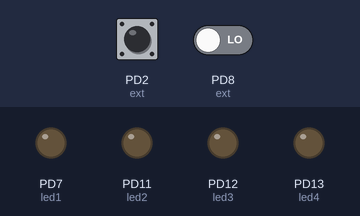
A program run on a simulated pyboard running MicroPython. On the bench: output pins drawn as LEDs (lit = HIGH). The inputs (shaded band) are chosen by the test bench; at power-on: PD2 (ext) LOW, PD8 (ext) LOW.

Above: at 1.2 s.
1.3 s: PD2 (ext) pulled HIGH for 0.15 s
At 2.3 s:
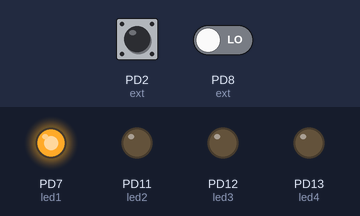
2.9 s: PD2 (ext) pulled HIGH for 1 s
At 3.5 s:
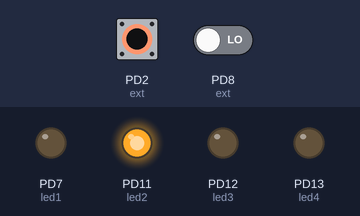
5.4 s: PD2 (ext) pulled HIGH for 0.15 s
At 6.6 s:
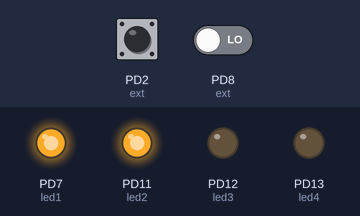
7.0 s: PD2 (ext) pulled HIGH for 3.2 s
At 7.8 s:
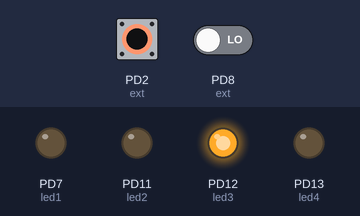
11.7 s: PD2 (ext) pulled HIGH for 0.15 s
At 12.6 s:
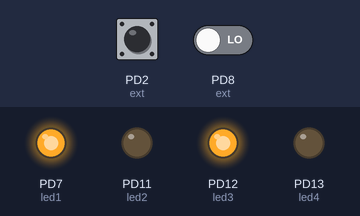
13.3 s: PD2 (ext) pulled HIGH for 1 s
At 13.8 s:
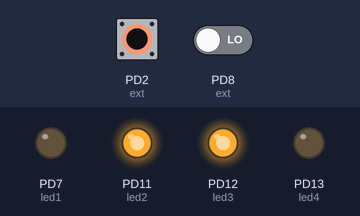
Timing chart, 0 to 16.3 s (numbered marks = the images above; inputs shaded):
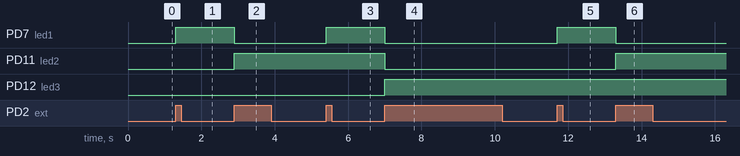

The program:

int_switch_3.py
```python
import pyb, machine

def led_init():
  global led1,led2,led3,led4
  led1 = pyb.Pin('D7', pyb.Pin.OUT_PP)  #LED1
  led2 = pyb.Pin('D11', pyb.Pin.OUT_PP) #LED2
  led3 = pyb.Pin('D12', pyb.Pin.OUT_PP) #LED3
  led4 = pyb.Pin('D13', pyb.Pin.OUT_PP) #LED4
  led1.low()
  led2.low()
  led3.low()
  led4.low()

def led_out_bdigit(led_data):
  if (led_data & 0x01) == 0:
    led1.low()
  else:
    led1.high()
  if (led_data & 0x02) == 0:
    led2.low()
  else:
    led2.high()
  if (led_data & 0x04) == 0:
    led3.low()
  else:
    led3.high()
  if (led_data & 0x08) == 0:
    led4.low()
  else:
    led4.high()

def busy_wait():
  for _ in range(100000):
    pass

def exti15_10_irqhandler(line):
  global led_count
  led_count += 1
  led_out_bdigit(led_count)

def exti9_5_irqhandler(line):
  global led_count
  led_count -= 1
  led_out_bdigit(led_count)

def switch_push_init():
  global ext
  ext = pyb.ExtInt("D2", pyb.ExtInt.IRQ_RISING, pyb.Pin.PULL_DOWN, exti15_10_irqhandler)
  ext = pyb.ExtInt("D8", pyb.ExtInt.IRQ_RISING, pyb.Pin.PULL_DOWN, exti9_5_irqhandler)

def main():
  global led_count

  machine.disable_irq()
  led_init()
  switch_push_init()
  led_count = 0
  machine.enable_irq()

  while True:
    pass

if __name__ == '__main__':
  main()
```

Measured:
- after the input at 1.3 s, PD7 (led1): LOW → HIGH at once
- after the input at 2.9 s, PD7 (led1): HIGH → LOW at once; PD11 (led2): LOW → HIGH at once
- after the input at 5.4 s, PD7 (led1): LOW → HIGH at once
- after the input at 7.0 s, PD7 (led1), PD11 (led2): HIGH → LOW at once; PD12 (led3): LOW → HIGH at once
- after the input at 11.7 s, PD7 (led1): LOW → HIGH at once
- after the input at 13.3 s, PD7 (led1): HIGH → LOW at once; PD11 (led2): LOW → HIGH at once
